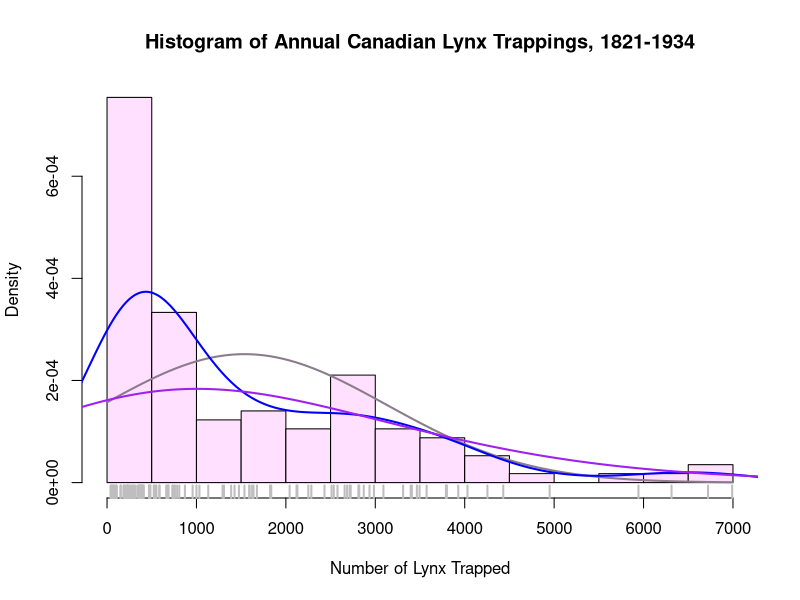

Generate this figure with R:
# Fusion of graphs: Increased information density  
# For teh fusion of graphs use infromation that complements each other and makes
# Make your current points more string supporting each other

library(datasets)
?lynx
head(lynx)

hist(lynx, 
     breaks = 14, 
     freq = FALSE, 
     col = "thistle1", 
     main = paste("Histogram of Annual Canadian Lynx", 
                   "Trappings, 1821-1934"), 
     xlab = "Number of Lynx Trapped")

# Standard deviation of the dataset 
curve(dnorm(x, mean(lynx), sd = sd(lynx)),
      col = "thistle4", 
      lwd = 2,      # Line width of 2 pixels
      add = TRUE)   # Superimpose on previous graph


# Add two kernel density estimators
lines(density(lynx), col = "blue", lwd = 2)
lines(density(lynx, adjust = 3), col = "purple", lwd = 2)


# Add a rug plot 
rug(lynx, lwd = 2, col = "gray")